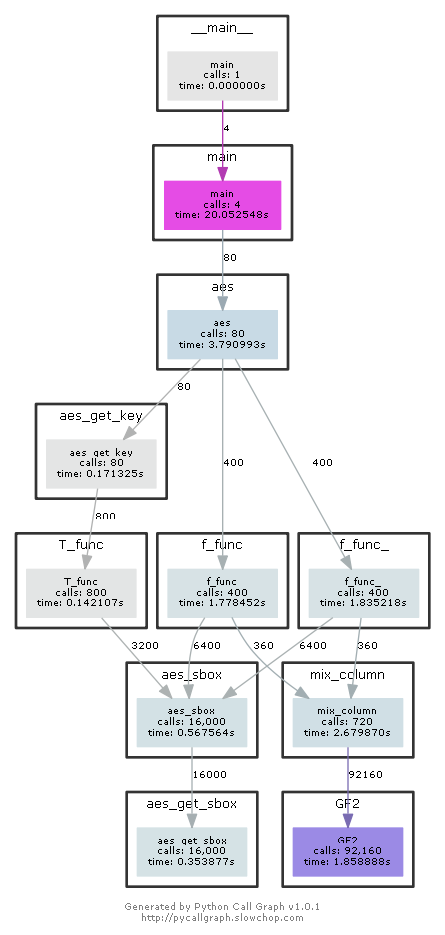

The Python source for this figure:
# -*- coding: utf-8 -*-
from pycallgraph import Config
from pycallgraph import GlobbingFilter
from pycallgraph import PyCallGraph
from pycallgraph.output import GraphvizOutput


# 有限域上的四则运算
def GF2(a, b, sign, ploy):
    ans = 0

    if sign == '+' or sign == '-':  # 加减
        ans = a ^ b
        return ans, 0

    elif sign == '*':  # 乘
        while b > 0:
            if b & 1 == 1:
                ans = ans ^ a
            a = a << 1
            if 1 & (a >> 8) == 1:
                a = a ^ ploy
            a = a & 0xff
            b = b >> 1
        return ans, 0

    else:  # 除
        if a == 0:
            return 0, 0
        elif b == 0:
            print("error!")
            return None, None

        rec = len(str(bin(a))[2:]) - len(str(bin(b))[2:])
        while rec >= 0:
            ans = ans ^ (1 << rec)
            a = a ^ (b << rec)
            if a == 0:
                rec = 0 - len(str(bin(b))[2:])
            else:
                rec = len(str(bin(a))[2:]) - len(str(bin(b))[2:])

        return ans, a


def aes_get_sbox():  # 返回sbox和sbox_
    sbox = [[99, 124, 119, 123, 242, 107, 111, 197, 48, 1, 103, 43, 254, 215, 171, 118],
            [202, 130, 201, 125, 250, 89, 71, 240, 173, 212, 162, 175, 156, 164, 114, 192],
            [183, 253, 147, 38, 54, 63, 247, 204, 52, 165, 229, 241, 113, 216, 49, 21],
            [4, 199, 35, 195, 24, 150, 5, 154, 7, 18, 128, 226, 235, 39, 178, 117],
            [9, 131, 44, 26, 27, 110, 90, 160, 82, 59, 214, 179, 41, 227, 47, 132],
            [83, 209, 0, 237, 32, 252, 177, 91, 106, 203, 190, 57, 74, 76, 88, 207],
            [208, 239, 170, 251, 67, 77, 51, 133, 69, 249, 2, 127, 80, 60, 159, 168],
            [81, 163, 64, 143, 146, 157, 56, 245, 188, 182, 218, 33, 16, 255, 243, 210],
            [205, 12, 19, 236, 95, 151, 68, 23, 196, 167, 126, 61, 100, 93, 25, 115],
            [96, 129, 79, 220, 34, 42, 144, 136, 70, 238, 184, 20, 222, 94, 11, 219],
            [224, 50, 58, 10, 73, 6, 36, 92, 194, 211, 172, 98, 145, 149, 228, 121],
            [231, 200, 55, 109, 141, 213, 78, 169, 108, 86, 244, 234, 101, 122, 174, 8],
            [186, 120, 37, 46, 28, 166, 180, 198, 232, 221, 116, 31, 75, 189, 139, 138],
            [112, 62, 181, 102, 72, 3, 246, 14, 97, 53, 87, 185, 134, 193, 29, 158],
            [225, 248, 152, 17, 105, 217, 142, 148, 155, 30, 135, 233, 206, 85, 40, 223],
            [140, 161, 137, 13, 191, 230, 66, 104, 65, 153, 45, 15, 176, 84, 187, 22]]

    sbox_ = [[82, 9, 106, 213, 48, 54, 165, 56, 191, 64, 163, 158, 129, 243, 215, 251],
             [124, 227, 57, 130, 155, 47, 255, 135, 52, 142, 67, 68, 196, 222, 233, 203],
             [84, 123, 148, 50, 166, 194, 35, 61, 238, 76, 149, 11, 66, 250, 195, 78],
             [8, 46, 161, 102, 40, 217, 36, 178, 118, 91, 162, 73, 109, 139, 209, 37],
             [114, 248, 246, 100, 134, 104, 152, 22, 212, 164, 92, 204, 93, 101, 182, 146],
             [108, 112, 72, 80, 253, 237, 185, 218, 94, 21, 70, 87, 167, 141, 157, 132],
             [144, 216, 171, 0, 140, 188, 211, 10, 247, 228, 88, 5, 184, 179, 69, 6],
             [208, 44, 30, 143, 202, 63, 15, 2, 193, 175, 189, 3, 1, 19, 138, 107],
             [58, 145, 17, 65, 79, 103, 220, 234, 151, 242, 207, 206, 240, 180, 230, 115],
             [150, 172, 116, 34, 231, 173, 53, 133, 226, 249, 55, 232, 28, 117, 223, 110],
             [71, 241, 26, 113, 29, 41, 197, 137, 111, 183, 98, 14, 170, 24, 190, 27],
             [252, 86, 62, 75, 198, 210, 121, 32, 154, 219, 192, 254, 120, 205, 90, 244],
             [31, 221, 168, 51, 136, 7, 199, 49, 177, 18, 16, 89, 39, 128, 236, 95],
             [96, 81, 127, 169, 25, 181, 74, 13, 45, 229, 122, 159, 147, 201, 156, 239],
             [160, 224, 59, 77, 174, 42, 245, 176, 200, 235, 187, 60, 131, 83, 153, 97],
             [23, 43, 4, 126, 186, 119, 214, 38, 225, 105, 20, 99, 85, 33, 12, 125]]
    return sbox, sbox_


def aes_sbox(num, mode):
    # 获得s盒与逆s盒 √
    sbox, sbox_ = aes_get_sbox()
    row = (num >> 4) & 0xf
    column = num & 0xf
    if mode == 1:
        return sbox[row][column]
    else:
        return sbox_[row][column]


def T_func(w, count):
    Rcon = [0x01000000, 0x02000000, 0x04000000, 0x08000000, 0x10000000,
            0x20000000, 0x40000000, 0x80000000, 0x1b000000, 0x36000000]
    # 字循环
    head = 0xff & (w >> 24)
    w = ((w << 8) ^ head) & 0xffffffff
    # 字代换
    w0 = aes_sbox((w >> 24) & 0xff, 1)
    w1 = aes_sbox((w >> 16) & 0xff, 1)
    w2 = aes_sbox((w >> 8) & 0xff, 1)
    w3 = aes_sbox((w >> 0) & 0xff, 1)
    # 轮常量异或
    w = (w0 << 24) ^ (w1 << 16) ^ (w2 << 8) ^ (w3) ^ Rcon[count]
    return w


def aes_get_key(k):
    KEY = []
    w = []
    # 拓展密钥0
    for i in range(4):
        w.append((k >> ((3 - i) * 32)) & 0xffffffff)
    KEY.append(k)

    # 10轮密钥拓展
    count = 0
    for i in range(4, 44):
        if (i % 4) == 0:
            w_new = w[i - 4] ^ T_func(w[i - 1], count)
            count += 1
        else:
            w_new = w[i - 4] ^ w[i - 1]
        w.append(w_new)
        if (i + 1) % 4 == 0:
            key = w[i] + (w[i - 1] << 32) + (w[i - 2] << 64) + (w[i - 3] << 96)
            KEY.append(key)
    return KEY


def mix_column(S, op):
    ploy = 0x11b
    m = [
        [0x02, 0x03, 0x01, 0x01],
        [0x01, 0x02, 0x03, 0x01],
        [0x01, 0x01, 0x02, 0x03],
        [0x03, 0x01, 0x01, 0x02]
    ]
    m_ = [
        [0x0e, 0x0b, 0x0d, 0x09],
        [0x09, 0x0e, 0x0b, 0x0d],
        [0x0d, 0x09, 0x0e, 0x0b],
        [0x0b, 0x0d, 0x09, 0x0e]
    ]
    res = []
    if op == 1:
        for row in range(4):
            line = []
            for column in range(4):
                ele = 0
                for k in range(4):
                    ele = GF2(ele, GF2(m[row][k], S[k][column], '*', ploy)[0], '+', ploy)[0]
                line.append(ele)
            res.append(line[:])
    else:
        for row in range(4):
            line = []
            for column in range(4):
                ele = 0
                for k in range(4):
                    ele = GF2(ele, GF2(m_[row][k], S[k][column], '*', ploy)[0], '+', ploy)[0]
                line.append(ele)
            res.append(line[:])

    return res


def f_func(s, key, round):
    S1 = []
    # 初始化：化为矩阵 √
    for i in range(4):
        line = []
        x = (s >> (32 * (3 - i))) & 0xffffffff
        for j in range(4):
            ele = (x >> (8 * (3 - j))) & 0xff
            line.append(ele)
        S1.append(line[:])

    # 字节代替 √
    S2 = []
    for line in S1:
        line_new = []
        for ele in line:
            ele_new = aes_sbox(ele, 1)
            line_new.append(ele_new)
        S2.append(line_new[:])
    # print("字节代替：")
    # for line in S2:
    #     for i in line:
    #         print(hex(i), end=' ')
    #     print()

    # 行移位 + 转置（为方便后续列混淆）
    S3 = []
    col = 0
    for i in range(4):
        line = []
        for j in range(4):
            ele = S2[(j + col) % 4][i]
            line.append(ele)
        S3.append(line[:])
        col += 1

    # print("行移位：")
    # for line in S3:
    #     for i in line:
    #         print(hex(i), end=' ')
    #     print()

    # 列混淆
    if round < 10:
        S4 = mix_column(S3, 1)
    else:
        S4 = S3
    # print("列混淆：")
    # for line in S4:
    #     for i in line:
    #         print(hex(i), end=' ')
    #     print()

    # 轮密钥加
    S5 = 0
    for i in range(4):
        for j in range(4):
            S5 = (S5 << 8) ^ S4[j][i]
    res = S5 ^ key
    # print("轮密钥加：")
    # print(hex(res))

    return res


def f_func_(s, key, round):
    S1 = []
    # 初始化：化为矩阵 √
    for i in range(4):
        line = []
        x = (s >> (32 * (3 - i))) & 0xffffffff
        for j in range(4):
            ele = (x >> (8 * (3 - j))) & 0xff
            line.append(ele)
        S1.append(line[:])

    # 逆向行移位+转置
    S2 = []
    col = 0
    for i in range(4):
        line = []
        for j in range(4):
            ele = S1[(j - col) % 4][i]
            line.append(ele)
        S2.append(line[:])
        col += 1

    # 逆向字节代替
    S3 = []
    for line in S2:
        line_new = []
        for ele in line:
            ele_new = aes_sbox(ele, 0)
            line_new.append(ele_new)
        S3.append(line_new[:])

    # 轮密钥加
    S4 = 0
    for i in range(4):
        for j in range(4):
            S4 = (S4 << 8) ^ S3[j][i]
    S4 = S4 ^ key

    tmp = []
    for i in range(4):
        line = []
        x = (S4 >> (32 * (3 - i))) & 0xffffffff
        for j in range(4):
            ele = (x >> (8 * (3 - j))) & 0xff
            line.append(ele)
        tmp.append(line[:])
    S5 = []
    for i in range(4):
        line = []
        for j in range(4):
            line.append(tmp[j][i])
        S5.append(line[:])

    # 逆向列混淆
    if round < 10:
        S6 = mix_column(S5, 0)
    else:
        S6 = S5

    res = 0
    for i in range(4):
        for j in range(4):
            res = (res << 8) ^ S6[j][i]

    return res


def aes(s, k, op):
    # 获得轮密钥
    key = aes_get_key(k)
    # 加密
    if op == 1:
        # 轮密钥加
        s = s ^ k
        # print("轮密钥加：")
        # print(hex(s))
        for round in range(1, 11):
            s = f_func(s, key[round], round)
        return s
    # 解密
    else:
        # 轮密钥加
        s = s ^ key[10]
        for round in range(1, 11):
            s = f_func_(s, key[10 - round], round)
        return s


def main():
    T = int(input("").strip())
    s = int(input("").strip(), 16)
    k = int(input("").strip(), 16)
    op = int(input("").strip())

    ans = s
    for i in range(T):
        ans = aes(ans, k, op)

    print("0x%032x" % ans)


if __name__ == "__main__":
    ############################################################################
    '''
        生成函数调用图
    '''
    config = Config()
    config.trace_filter = GlobbingFilter(
        include=[
            '*'
        ]
    )
    config.trace_filter = GlobbingFilter(
        exclude=['pycallgraph.*']
    )
    ############################################################################

    graphviz = GraphvizOutput()
    graphviz.output_file = 'AES算法.png'
    with PyCallGraph(output=graphviz, config=config):
        for i in range(4):
            main()
